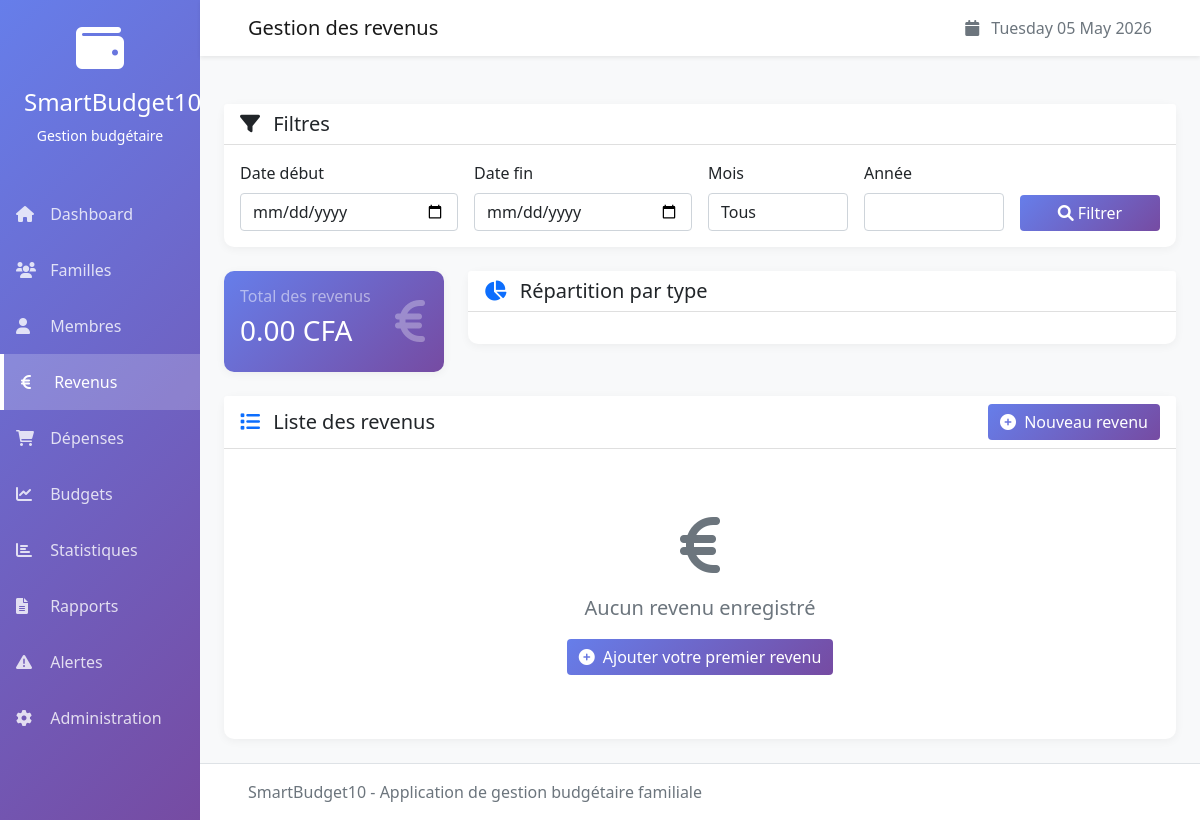
/revenus/, run on an earlier commit of the app's database.
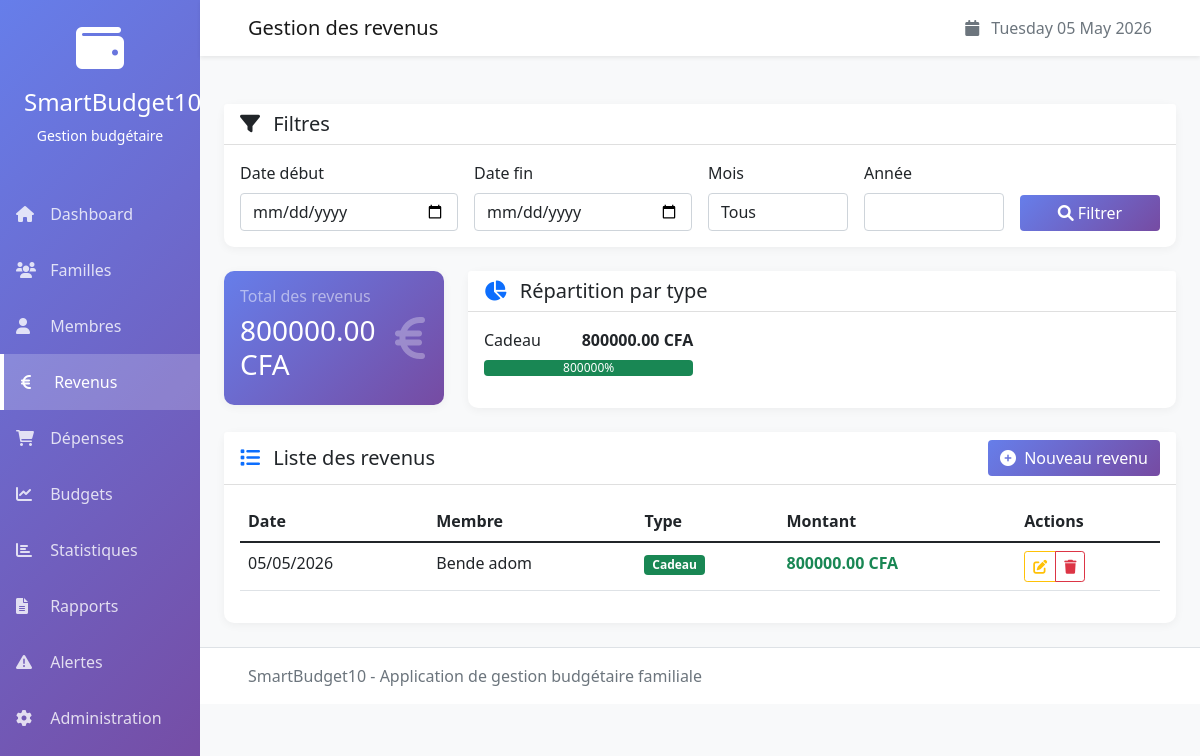
And on a later commit of the database.
### gestionbudgetfamille10/models/typedrevenu.py (models this page shows, shortened)
class TypeRevenu(models.Model):
    idTypeRevenu = models.AutoField(primary_key=True)
    NomType = models.CharField(max_length=50)
    class Meta:
        verbose_name = "Type de revenu"
        verbose_name_plural = "Types de revenu"

### gestionbudgetfamille10/models/revenu.py (models this page shows, shortened)
class Revenu(models.Model):
    idRevenu = models.AutoField(primary_key=True)
    Montant = models.DecimalField(max_digits=10, decimal_places=2)
    Date = models.DateField()
    idMembre = models.ForeignKey(Membre, on_delete=models.CASCADE, related_name='revenus')
    idTypeRevenu = models.ForeignKey(TypeRevenu, on_delete=models.CASCADE)
    class Meta:
        verbose_name = "Revenu"
        verbose_name_plural = "Revenus"

### gestionbudgetfamille10/models/membre.py (models this page shows, shortened)
class Membre(models.Model):
    ROLE_CHOICES = [
        ('parent', 'Parent'),
        ('enfant', 'Enfant'),
        ('autre', 'Autre'),
    ]
    idMembre = models.AutoField(primary_key=True)
    Nom = models.CharField(max_length=50)
    Prenom = models.CharField(max_length=50)
    Role = models.CharField(max_length=20, choices=ROLE_CHOICES, default='enfant')
    idFamille = models.ForeignKey(Famille, on_delete=models.CASCADE, related_name='membres')
    class Meta:
        verbose_name = "Membre"
        verbose_name_plural = "Membres"

### gestionbudgetfamille10/views/revenu_views.py (the view, shortened to what this page needs)
# urls.py: path('revenus/', revenu_views.liste_revenus, name='liste_revenus'),
def liste_revenus(request):
    form = RechercheForm(request.GET or None)
    revenus = Revenu.objects.all().select_related('idMembre', 'idTypeRevenu')
    total = revenus.aggregate(total=Sum('Montant'))['total'] or 0
    par_type = revenus.values('idTypeRevenu__NomType').annotate(total=Sum('Montant'))
    return render(request, 'gestionbudgetfamille10/revenu/liste.html', {
        'revenus': revenus.order_by('-Date'),
        'form': form,
        'total': total,
        'par_type': par_type
    })

### gestionbudgetfamille10/forms/recherche_forms.py
class RechercheForm(forms.Form):
    date_debut = forms.DateField(
        required=False,
        widget=forms.DateInput(attrs={'class': 'form-control', 'type': 'date'}),
        label='Date début'
    )
    date_fin = forms.DateField(
        required=False,
        widget=forms.DateInput(attrs={'class': 'form-control', 'type': 'date'}),
        label='Date fin'
    )
    mois = forms.ChoiceField(
        choices=[('', 'Tous')] + [(i, f'Mois {i}') for i in range(1, 13)],
        required=False,
        widget=forms.Select(attrs={'class': 'form-control'}),
        label='Mois'
    )
    annee = forms.IntegerField(
        required=False,
        widget=forms.NumberInput(attrs={'class': 'form-control', 'min': '2020', 'max': '2030'}),
        label='Année'
    )

### gestionbudgetfamille10/templates/gestionbudgetfamille10/revenu/liste.html (shortened to what the changed rows need)
{% extends 'gestionbudgetfamille10/base.html' %}
{% block content %}
<div class="row">
    <div class="col-md-3 mb-4">
        <div class="card stat-card">
            <div class="card-body">
                <div class="d-flex justify-content-between align-items-center">
                    <div>
                        <h6 class="text-white-50">Total des revenus</h6>
                        <h3 class="text-white">{{ total|floatformat:2 }} CFA</h3>
                    </div>
                </div>
            </div>
        </div>
    </div>
    <div class="col-md-9 mb-4">
        <div class="card">
            <div class="card-body">
                <div class="row">
                    {% for item in par_type %}
                        <div class="col-md-4">
                            <div class="d-flex justify-content-between mb-2">
                                <span>{{ item.idTypeRevenu__NomType }}</span>
                                <strong>{{ item.total|floatformat:2 }} CFA</strong>
                            </div>
                            <div class="progress mb-3">
                                <div class="progress-bar bg-success" style="width: {{ item.total|floatformat:0 }}%">
                                    {{ item.total|floatformat:0 }}%
                                </div>
                            </div>
                        </div>
                    {% endfor %}
                </div>
            </div>
        </div>
    </div>
</div>
<div class="row">
    <div class="col-12">
        <div class="card">
            <div class="card-body">
                {% if revenus %}
                    <div class="table-responsive">
                        <table class="table table-hover">
                            <thead>
                                <tr>
                                    <th>Date</th>
                                    <th>Membre</th>
                                    <th>Type</th>
                                    <th>Montant</th>
                                    <th>Actions</th>
                                </tr>
                            </thead>
                            <tbody>
                                {% for revenu in revenus %}
                                    <tr>
                                        <td>{{ revenu.Date|date:"d/m/Y" }}</td>
                                        <td>{{ revenu.idMembre.Prenom }} {{ revenu.idMembre.Nom }}</td>
                                        <td>
                                            <span class="badge bg-success">
                                                {{ revenu.idTypeRevenu.NomType }}
                                            </span>
                                        </td>
                                        <td class="text-success fw-bold">{{ revenu.Montant|floatformat:2 }} CFA</td>
                                        <td>
                                            <div class="btn-group btn-group-sm">
                                                <a href="{% url 'modifier_revenu' revenu.idRevenu %}"
                                                   class="btn btn-outline-warning" title="Modifier">
                                                    <i class="fas fa-edit"></i>
                                                </a>
                                                <a href="{% url 'supprimer_revenu' revenu.idRevenu %}"
                                                   class="btn btn-outline-danger" title="Supprimer">
                                                    <i class="fas fa-trash"></i>
                                                </a>
                                            </div>
                                        </td>
                                    </tr>
                                {% endfor %}
                            </tbody>
                        </table>
                    </div>
                {% else %}
                    <div class="text-center py-5">
                        <i class="fas fa-euro-sign fa-4x text-muted mb-3"></i>
                        <p class="lead text-muted">Aucun revenu enregistré</p>
                        <a href="{% url 'ajouter_revenu' %}" class="btn btn-primary">
                            <i class="fas fa-plus-circle me-1"></i>
                            Ajouter votre premier revenu
                        </a>
                    </div>
                {% endif %}
            </div>
        </div>
    </div>
</div>
{% endblock %}

What changed in the data, as far as the page shows it:
now on this page (row unchanged): TypeRevenu: idTypeRevenu__NomType "Cadeau", total "800000.00", total "800000"
added Revenu: Date "05/05/2026", idMembre.Prenom "Bende", idMembre.Nom "adom", idTypeRevenu.NomType "Cadeau", Montant "800000.00"
Also different on the page:
{{ total|floatformat:2 }}: "0.00" → "800000.00"
text no longer shown: "Aucun revenu enregistré Ajouter votre premier revenu"
text now shown: "Date Membre Type Montant Actions"
